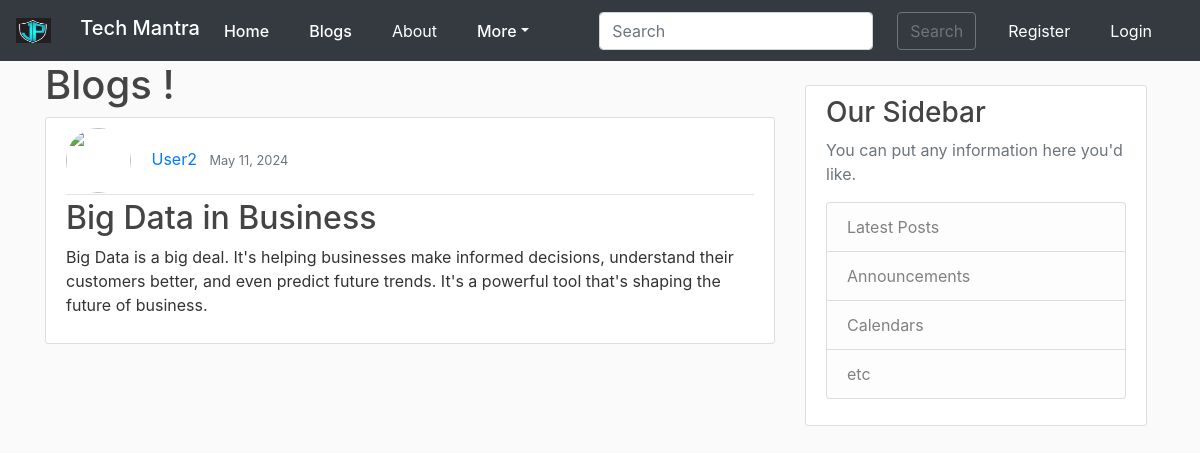
/post/27/, run on the app's committed database.
### blog_app/models.py (models this page shows, shortened)
class Post(models.Model): #inheriting model form models , so each class is now going to be it's own table in database
    title= models.CharField(max_length=100) #title is aatribute of table , each attribute will be different field in database
    content = models.TextField()
    date_posted = models.DateTimeField(default=timezone.now) # or can use: auto_now_add=True, for last_update
    author = models.ForeignKey(User, on_delete=models.CASCADE) #the post models having relation to user as a one to Many

### blog_app/views.py (the view)
# urls.py: path('post/<int:pk>/', PostDetailView.as_view(), name='post-detail'), #particular route for post
class PostDetailView(DetailView): #here django will be looking for the Detail.html, without specifying template name
    model = Post

### blog_app/templates/blog_app/post_detail.html (shortened to what this page needs)
{% extends "blog_app/base.html" %}
{% block content %}
<h1> Blogs !</h1>
    <article class="media content-section">
        <div class="media-body">
            <div class="article-metadata">
                <img class="rounded-circle article-img" src="{{ object.author.profile.image.url }}">
                <a class="mr-2" href="{% url 'user-posts' object.author.username %}">{{ object.author }}</a>
                <small class="text-muted">
                {{ object.date_posted|date:"F d, Y" }}
                </small>
            </div>
            <h2 class="article-title">{{ object.title }}</h2>
            <p class="article-content">{{ object.content }}</p>
        </div>
    </article>
{% endblock content  %}

### blog_app/static/blog_app/main.css (style rules this page uses)
body { background: #fafafa; color: #333333; }
h1, h2, h3, h4, h5, h6 { color: #444444; }
.content-section { background: #ffffff; padding: 10px 20px; border: 1px solid #dddddd; border-radius: 3px; margin-bottom: 20px; }
.article-title { color: #444444; }
.article-content { white-space: pre-line; }
.article-img { height: 65px; width: 65px; margin-right: 16px; }
.article-metadata { padding-bottom: 1px; margin-bottom: 4px; border-bottom: 1px solid #e3e3e3 }

### data on the page
Post: author "User2", date_posted "May 11, 2024", title "Big Data in Business", content "Big Data is a big deal. It's helping businesses make informed decisions, understand their customers better, and even predict future trends. It's a powerful tool that's shaping the future of business."
